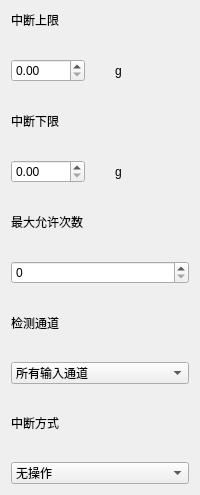
             <widget class="QWidget" name="tab_4">
              <attribute name="title">
               <string>峰值中断</string>
              </attribute>
              <layout class="QGridLayout" name="gridLayout_25">
               <item row="0" column="0">
                <layout class="QVBoxLayout" name="verticalLayout_22">
                 <property name="spacing">
                  <number>30</number>
                 </property>
                 <item>
                  <layout class="QGridLayout" name="gridLayout_21">
                   <item row="0" column="0">
                    <widget class="QLabel" name="label_43">
                     <property name="text">
                      <string>中断上限</string>
                     </property>
                    </widget>
                   </item>
                   <item row="1" column="0">
                    <widget class="QDoubleSpinBox" name="doubleSpinBox_15"/>
                   </item>
                   <item row="1" column="1">
                    <widget class="QLabel" name="label_44">
                     <property name="text">
                      <string>g</string>
                     </property>
                    </widget>
                   </item>
                  </layout>
                 </item>
                 <item>
                  <layout class="QGridLayout" name="gridLayout_22">
                   <item row="0" column="0">
                    <widget class="QLabel" name="label_45">
                     <property name="text">
                      <string>中断下限</string>
                     </property>
                    </widget>
                   </item>
                   <item row="1" column="0">
                    <widget class="QDoubleSpinBox" name="doubleSpinBox_16"/>
                   </item>
                   <item row="1" column="1">
                    <widget class="QLabel" name="label_46">
                     <property name="text">
                      <string>g</string>
                     </property>
                    </widget>
                   </item>
                  </layout>
                 </item>
                 <item>
                  <layout class="QGridLayout" name="gridLayout_23">
                   <item row="0" column="0">
                    <widget class="QLabel" name="label_47">
                     <property name="text">
                      <string>最大允许次数</string>
                     </property>
                    </widget>
                   </item>
                   <item row="1" column="0">
                    <widget class="QSpinBox" name="spinBox"/>
                   </item>
                  </layout>
                 </item>
                 <item>
                  <layout class="QVBoxLayout" name="verticalLayout_20">
                   <item>
                    <widget class="QLabel" name="label_48">
                     <property name="text">
                      <string>检测通道</string>
                     </property>
                    </widget>
                   </item>
                   <item>
                    <widget class="QComboBox" name="comboBox_8">
                     <item>
                      <property name="text">
                       <string>所有输入通道</string>
                      </property>
                     </item>
                     <item>
                      <property name="text">
                       <string>输入通道1</string>
                      </property>
                     </item>
                     <item>
                      <property name="text">
                       <string>输入通道2</string>
                      </property>
                     </item>
                     <item>
                      <property name="text">
                       <string>输入通道3</string>
                      </property>
                     </item>
                     <item>
                      <property name="text">
                       <string>输入通道4</string>
                      </property>
                     </item>
                    </widget>
                   </item>
                  </layout>
                 </item>
                 <item>
                  <layout class="QVBoxLayout" name="verticalLayout_21">
                   <item>
                    <widget class="QLabel" name="label_49">
                     <property name="text">
                      <string>中断方式</string>
                     </property>
                    </widget>
                   </item>
                   <item>
                    <widget class="QComboBox" name="comboBox_9">
                     <item>
                      <property name="text">
                       <string>无操作</string>
                      </property>
                     </item>
                     <item>
                      <property name="text">
                       <string>暂停实验</string>
                      </property>
                     </item>
                     <item>
                      <property name="text">
                       <string>停止实验</string>
                      </property>
                     </item>
                    </widget>
                   </item>
                  </layout>
                 </item>
                </layout>
               </item>
              </layout>
             </widget>
